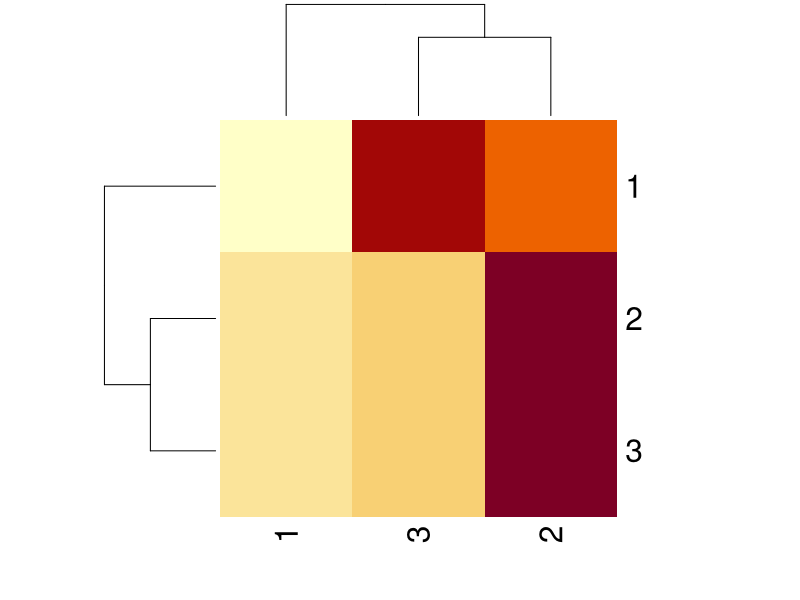

The R source for this figure: (Note: this script raises an error after producing the figure.)
# Experiments in arrays

# For loop
for (i in 1:10) {
  print(i)
}


# Create random data
n_rows <- 3
n_cols <- 3

il <- 1:5
print("il: ")
print(il)
print(class(il))

# Create a N*2x1 array
random_array <-rnorm(n_rows * n_cols)
random_array

random_matrix <- matrix(random_array, nrow=n_rows, ncol=n_cols)
random_matrix

heatmap(random_matrix)

library(ggplot2)
ggplot(random_matrix) + geom_tile(aes(fill=random_matrix)) + scale_fill_gradient(low=min(random_matrix), high-max(random_matrix))
